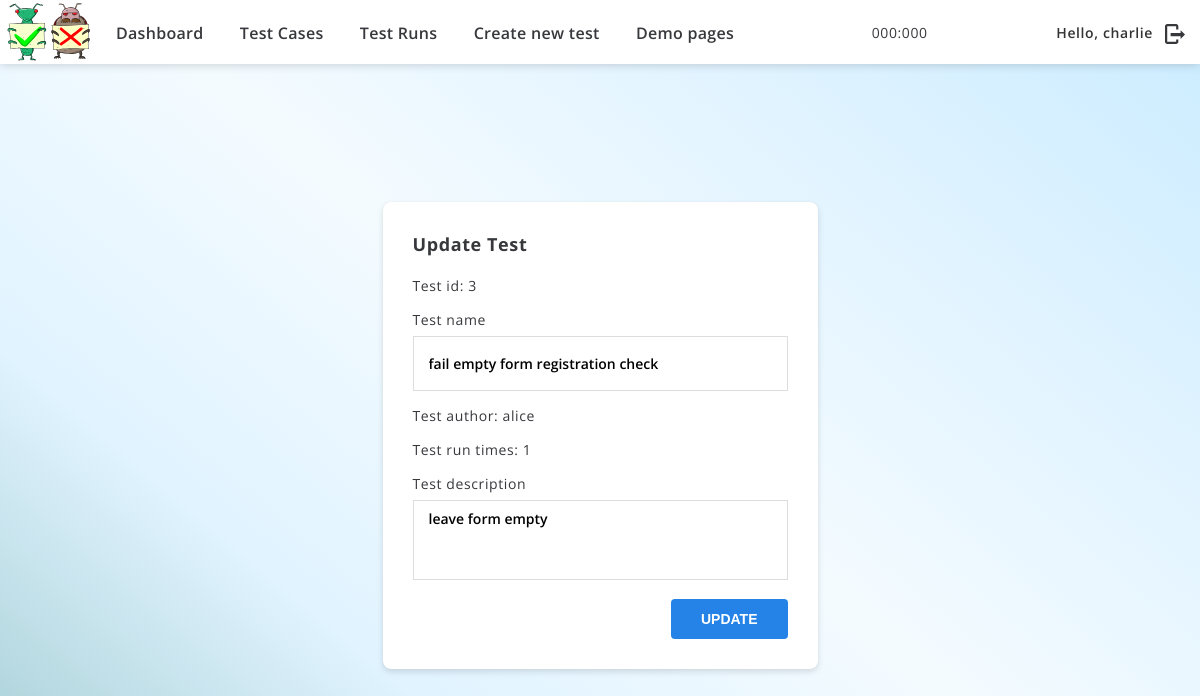
Page /tests/3 (signed in) on the committed database.
### tcm/models.py (models this page shows, shortened)
class TestCase(models.Model):
    name = models.CharField(default='',
                            null=False,
                            max_length=100,
                            unique=False)
    description = models.CharField(default='',
                                   null=False,
                                   blank=True,
                                   max_length=1000)
    author = models.ForeignKey(User,
                               on_delete=models.SET_NULL,
                               related_name='tests',
                               null=True)

### tcm/views/decorators.py (the view)
        def wrapper(*args, **kwargs):
            if args[0].method in methods:
                return func(*args, **kwargs)
            else:
                return HttpResponseNotAllowed(list(methods))

### tcm/forms.py
class UpdateTestCaseForm(forms.ModelForm):
    class Meta:
        model = models.TestCase
        fields = ['name', 'description']
        widgets = {'description': forms.Textarea}

### tcm/views/testnrun.py (called while the page is built)
@login_required
@allowed_methods('GET', 'POST')
def update_test(request, test_id: int):
    test = get_object_or_404(TestCase, id=test_id)
    form = UpdateTestCaseForm(request.POST or None, instance=test)
    if form.is_valid():
        t = form.save(commit=False)
        t.save()
    return render(request, "updateTest.html", {"form": form,
                                               "author": test.author,
                                               'test_id': test.id,
                                               'test_runs': test.runs.count()})

### templates/updateTest.html (shortened to what this page needs)
{% extends "base.html" %}
{% block content %}
  <div class="wrap wrapFlex">
    <div class="container">
      <div class="wBox">
        <h3>Update Test</h3>
        <div class="updateForm">
          <form method="post">
              <p>Test id: {{ test_id }}</p>
              <p>
                <label>Test name</label>
                {{ form.name }}
              </p>
              <p>Test author: {{ author.username }}</p>
              <p>Test run times: {{ test_runs }}</p>
              <p>
                <label class="label" for="id_description">Test description</label>
                {{ form.description }}
              </p>
              <div class="btn"><input type="submit" value="Update"></div>
          </form>
        </div>
      </div>
    </div>
  </div>
{% endblock %}

### templates/base.html (shortened to what this page needs)
<!DOCTYPE html>
<html>
<head>
    {% load static %}
    <link href="{% static 'assets/css/zebra_datepicker.min.css' %}" rel="stylesheet">
    <link href="{% static 'assets/css/style.css' %}" rel="stylesheet">
</head>
<body>
{% if user.is_authenticated %}
    <header>
        <div class="container">
            <div class="lHeader">
                <div class="logo"><a href="{% url 'home' %}"><img src="{% static "assets/img/logo.svg" %}"/><img
                        src="{% static "assets/img/logo2.svg" %}"/></a></div>
                <div class="menuBox">
                    <div class="menuInner">
                        <ul>
                            <li><a href="{% url 'home' %}">Dashboard</a></li>
                            <li><a href="{% url 'tests' %}">Test Cases</a></li>
                            <li><a href="{% url 'runs' %}">Test Runs</a></li>
                            <li><a href="{% url 'new_test' %}">Create new test</a></li>
                            <li><a href="{% url 'demo_pages' %}">Demo pages</a></li>
                        </ul>
                    </div>
                </div>
            </div>
            <div class="position">000:000</div>
            <div class="account">
                <h2>Hello, {{ user.username }}</h2>
                <a href="{% url 'logout' %}" class="logOut"></a>
            </div>
        </div>
    </header>
{% endif %}
{% if user.is_authenticated %}
    <main>
{% else %}
    <main class="mainLogin">
{% endif %}
{% block content %}
{% endblock %}
</main>
</body>
</html>

### assets/css/style.css (style rules this page uses)
* { border:medium none; margin:0; padding:0; box-sizing:border-box; }
html { height:100%; }
body { background:linear-gradient(-140deg,#caecff 0%,#e0f3ff 25%, #f4fbff 50%, #e0f3ff 75%,#a5ced4 100%); background-attachment:fixed; height:100%; color:#37383c; font:normal 14px 'Open Sans',Helvetica,sans-serif; display:flex; flex-direction:column; letter-spacing:0.6px; position:relative; }
.container { width:100%; padding:0 15px; }
@media (min-width:1200px) { .container { max-width:1170px; margin:0 auto; } }
a { color:#37383c; outline:medium none; text-decoration:none; }
input[type=password], input[type=email], input[type=text] { width:100%; height:55px; line-height:53px; padding:0 15px; border:1px solid #ddd; font-size:14px; font-family:'Open Sans', sans-serif; font-weight:600; }
input[type=button],input[type=submit] { background:#2582e7; height:40px; line-height:40px; padding:0 30px; border-radius:4px; color:#fff; font-size:14px; font-weight:600; text-align:center; text-transform:uppercase; display:inline-block; flex:0 0 auto; cursor:pointer; transition:.3s; }
textarea { width:100%; height:80px; line-height:1.2; padding:10px 15px; border:1px solid #ddd; font-size:14px; font-family:'Open Sans', sans-serif; font-weight:600; resize:none; }
p { padding:0 0 15px; margin:0; }
header { background:#fff; width:100%; height:64px; flex:0 0 auto; box-shadow:0 0 10px 0 rgba(0,0,0,.2); position:fixed; left:0; top:0; z-index:20; }
header .logo { display:inline-block; }
header .logo a { white-space:nowrap; }
header .logo a img { width:30px; height:auto; display:inline-block; }
header .logo a img:first-child { margin:0 3px 0 -8px; position:relative; top:2px; }
header .container { width:100% !important; max-width:100% !important; height:100%; display:flex; flex-flow:row nowrap; justify-content:space-between; align-items:center; }
@media (min-width:425px) { header .logo a img { width:36px; } }
@media (min-width:768px) { header .logo a img { width:40px; } }
.menuBox, .menuBox ul { margin:0; list-style:none; }
.menuBox li > a { width:100%; padding:4px 0; color:#37383c; font-size:16px; font-weight:600; letter-spacing:0.3px; text-decoration:none !important; text-align:center; display:block; }
@media (min-width:992px) { .menuBox { background:none; height:auto !important; padding:3px 0 0 10px; float:right; display:block !important; } }
@media (min-width:992px) { .menuBox li { padding:8px 5px; display:inline-block; } }
@media (min-width:992px) { .menuBox li > a { padding:10px 5px; font-size:14px; } }
@media (min-width:992px) { .menuBox li:last-child > a { padding-right:4px; } }
@media (min-width:992px) { .menuInner { display:flex; flex-flow:row nowrap; align-items:center; } }
@media (min-width:1200px) { .menuBox li > a { padding:10px 11px; font-size:16px; } }
main { padding:100px 0 30px; flex:1 0 auto; position:relative; z-index:1; }
.account { padding:0 28px 0 0; margin-right:42px; float:right; position:relative; top:1px; }
.account h2 { font-weight:600; font-size:12px; line-height:22px; color:#333; white-space:nowrap; }
.account .logOut { background-repeat:no-repeat; background-position:center center; background-size:contain; width:20px; height:24px; display:inline-block; position:absolute; right:0; top:0; }
@media (min-width:375px) { .account { padding:0 32px 0 0; margin-right:54px; } }
@media (min-width:375px) { .account h2 { font-size:14px; } }
@media (min-width:992px) { .account { margin:0; } }
.wBox { background:#fff; width:100%; max-width:435px; padding:30px; margin:0 auto; border-radius:8px; box-shadow:0 3px 6px 0 rgba(0,0,0,.12), 0 0 1px 0 rgba(0,0,0,.12); }
@media (min-width:768px) { .wrap { height:100%; display:flex; flex-flow:column nowrap; justify-content:center; } }
h3, .tableTitle { font-size:18px; font-weight:700; }
.updateForm { padding:20px 0 0; }
.updateForm label { padding:0 0 7px; display:block; }
.btn { text-align:right; }

### rows in the picture
TestCase: name "fail empty form registration check", description "leave form empty"

### other values in the picture
{{ user.username }} "charlie"
{{ test_id }} "3"
{{ author.username }} "alice"
{{ test_runs }} "1"
